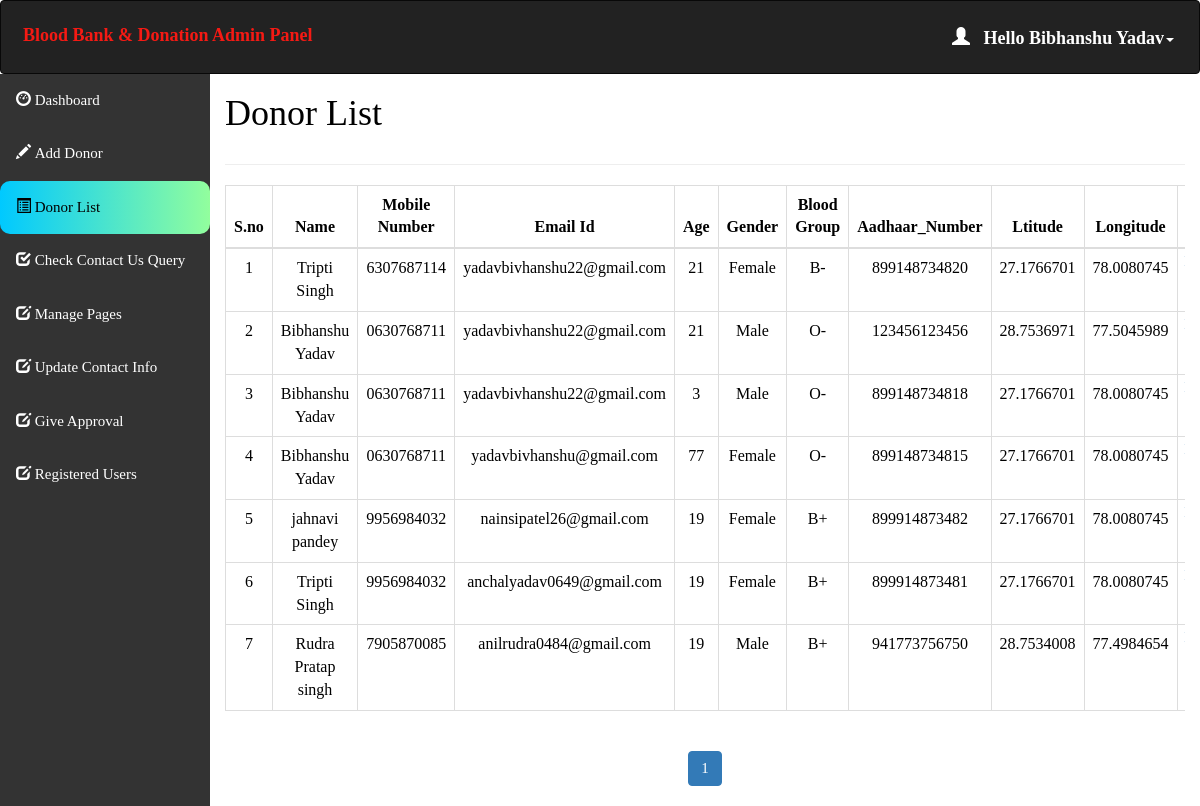
The page /admin/donor_list.php (signed in) on the database its author committed.
### tables this page shows
CREATE TABLE `donor_details` (
  `donor_id` int(11) NOT NULL,
  `donor_name` varchar(50) NOT NULL,
  `donor_number` varchar(10) NOT NULL,
  `donor_mail` varchar(50) DEFAULT NULL,
  `donor_age` int(60) NOT NULL,
  `donor_gender` varchar(10) NOT NULL,
  `donor_blood` varchar(10) NOT NULL,
  `aadhaar_number` varchar(12) DEFAULT NULL,
  `aadhaar_verified` tinyint(1) DEFAULT 0,
  `latitude` double NOT NULL,
  `longitude` double NOT NULL
);

### admin/donor_list.php (the view, shortened to what this page needs)
<html>
<head>
  <link rel="stylesheet" href="https://maxcdn.bootstrapcdn.com/bootstrap/3.4.1/css/bootstrap.min.css">
</head>
<?php
include 'conn.php';
if (isset($_SESSION['loggedin']) && $_SESSION['loggedin'] == true) {
?>
<body style="color: black">
<div id="header">
  <?php include 'header.php'; ?>
</div>
<div id="sidebar">
  <?php $active = "list"; include 'sidebar.php'; ?>
</div>
<div id="content">
  <div class="content-wrapper">
    <div class="container-fluid">
      <div class="row">
        <div class="col-md-12 lg-12 sm-12">
          <h1 class="page-title">Donor List</h1>
        </div>
      </div>
      <hr>
      <?php
      include 'conn.php';
      $limit = 10;
      $page = isset($_GET['page']) ? $_GET['page'] : 1;
      $offset = ($page - 1) * $limit;
      $count = $offset + 1;
      $sql = "SELECT * FROM donor_details LIMIT {$offset}, {$limit}";
      $result = mysqli_query($conn, $sql);
      if (mysqli_num_rows($result) > 0) {
      ?>
      <div class="table-responsive">
        <table class="table table-bordered" style="text-align: center">
          <thead>
            <th style="text-align: center">S.no</th>
            <th style="text-align: center">Name</th>
            <th style="text-align: center">Mobile Number</th>
            <th style="text-align: center">Email Id</th>
            <th style="text-align: center">Age</th>
            <th style="text-align: center">Gender</th>
            <th style="text-align: center">Blood Group</th>
            <th style="text-align: center">Aadhaar_Number</th>
            <th style="text-align: center">Ltitude</th>
            <th style="text-align: center">Longitude</th>
            <th style="text-align: center">Action</th>
          </thead>
          <tbody>
            <?php while ($row = mysqli_fetch_assoc($result)) { ?>
            <tr>
              <td><?php echo $count++; ?></td>
              <td><?php echo $row['donor_name']; ?></td>
              <td><?php echo $row['donor_number']; ?></td>
              <td><?php echo $row['donor_mail']; ?></td>
              <td><?php echo $row['donor_age']; ?></td>
              <td><?php echo $row['donor_gender']; ?></td>
              <td><?php echo $row['donor_blood']; ?></td>
              <td><?php echo $row['aadhaar_number']; ?></td>
              <td><?php echo $row['latitude']; ?></td>
              <td><?php echo $row['longitude']; ?></td>
              <td id="he" style="width: 100px">
              </td>
            </tr>
            <?php } ?>
          </tbody>
        </table>
      </div>
      <?php } ?>
      <div class="table-responsive" style="text-align: center; align: center">
        <?php
        $sql1 = "SELECT * FROM donor_details";
        $result1 = mysqli_query($conn, $sql1) or die("Query Failed.");
        if (mysqli_num_rows($result1) > 0) {
          $total_records = mysqli_num_rows($result1);
          $total_page = ceil($total_records / $limit);
          echo '<ul class="pagination admin-pagination">';
          for ($i = 1; $i <= $total_page; $i++) {
            $active = ($i == $page) ? "active" : "";
            echo '<li class="' . $active . '"><a href="donor_list.php?page=' . $i . '">' . $i . '</a></li>';
          }
          echo '</ul>';
        }
        ?>
      </div>
    </div>
  </div>
</div>
<?php } ?>
</body>
</html>

### admin/header.php (shortened to what this page needs)
<!DOCTYPE html>
<html>
<head>
  <link rel="stylesheet" href="https://maxcdn.bootstrapcdn.com/bootstrap/3.4.1/css/bootstrap.min.css">
</head>
<body>
<nav class="navbar navbar-inverse">
  <div class="container-fluid">
    <div class="navbar-header">
      <a class="navbar-brand" id="qq" href="dashboard.php" style="color:#F51A14;">Blood Bank & Donation Admin Panel</a>
    </div>
    <ul class="nav navbar-nav navbar-right">
      <li class="dropdown"><a class="dropdown-toggle" id="qw" data-toggle="dropdown" href="#" style="font-weight:bold;color:white "> <span class="glyphicon glyphicon-user"></span>&nbsp&nbsp
        <?php
        include 'conn.php';
        $username=$_SESSION['username'];
        $sql="select * from admin_info where admin_username='$username'";
        $result=mysqli_query($conn,$sql) or die("query failed.");
        $row=mysqli_fetch_assoc($result);
        echo "Hello ".$row['admin_name'];
       ?><span class="caret"></span></a>
    </li>
    </ul>
  </div>
</nav>
</body></html>

### admin/donor_list.php (style rules this page uses)
#sidebar { position: relative; margin-top: -20px; }
#content { position: relative; margin-left: 210px; }
#he { font-size: 14px; font-weight: 600; text-transform: uppercase; padding: 3px 7px; color: #fff; text-decoration: none; border-radius: 3px; align: center; }

### admin/header.php (style rules this page uses)
.navbar { background-color: #333333 ; padding: 10px 10px; color:#FF0404 ; }
.navbar a { float: left; color: white; text-align: center; padding: 12px; text-decoration: none; font-size: 18px; line-height: 25px; }
.navbar-brand { font-size: 25px; font-weight: bold; }
.navbar a { float: none; display: block; text-align: left; }
.navbar-right { float: none; }

### admin/sidebar.php (style rules this page uses)
body { margin: 0; font-family: 'Averia Gruesa Libre';font-size: 15px; color:#F8F9F9; }

### rows shown on the page
donor_details: donor_name "Tripti Singh", donor_number "6307687114", donor_mail "yadavbivhanshu22@gmail.com", donor_age "21", donor_gender "Female", donor_blood "B-", aadhaar_number "899148734820", latitude "27.1766701", longitude "78.0080745"
donor_details: donor_name "Bibhanshu Yadav", donor_number "0630768711", donor_mail "yadavbivhanshu22@gmail.com", donor_age "21", donor_gender "Male", donor_blood "O-", aadhaar_number "123456123456", latitude "28.7536971", longitude "77.5045989"
donor_details: donor_name "Bibhanshu Yadav", donor_number "0630768711", donor_mail "yadavbivhanshu22@gmail.com", donor_age "3", donor_gender "Male", donor_blood "O-", aadhaar_number "899148734818", latitude "27.1766701", longitude "78.0080745"
donor_details: donor_name "Bibhanshu Yadav", donor_number "0630768711", donor_mail "yadavbivhanshu@gmail.com", donor_age "77", donor_gender "Female", donor_blood "O-", aadhaar_number "899148734815", latitude "27.1766701", longitude "78.0080745"
donor_details: donor_name "jahnavi pandey", donor_number "9956984032", donor_mail "nainsipatel26@gmail.com", donor_age "19", donor_gender "Female", donor_blood "B+", aadhaar_number "899914873482", latitude "27.1766701", longitude "78.0080745"
donor_details: donor_name "Tripti Singh", donor_number "9956984032", donor_mail "anchalyadav0649@gmail.com", donor_age "19", donor_gender "Female", donor_blood "B+", aadhaar_number "899914873481", latitude "27.1766701", longitude "78.0080745"
donor_details: donor_name "Rudra Pratap singh", donor_number "7905870085", donor_mail "anilrudra0484@gmail.com", donor_age "19", donor_gender "Male", donor_blood "B+", aadhaar_number "941773756750", latitude "28.7534008", longitude "77.4984654"

### other values the page prints
$row['admin_name'] "Bibhanshu Yadav"
